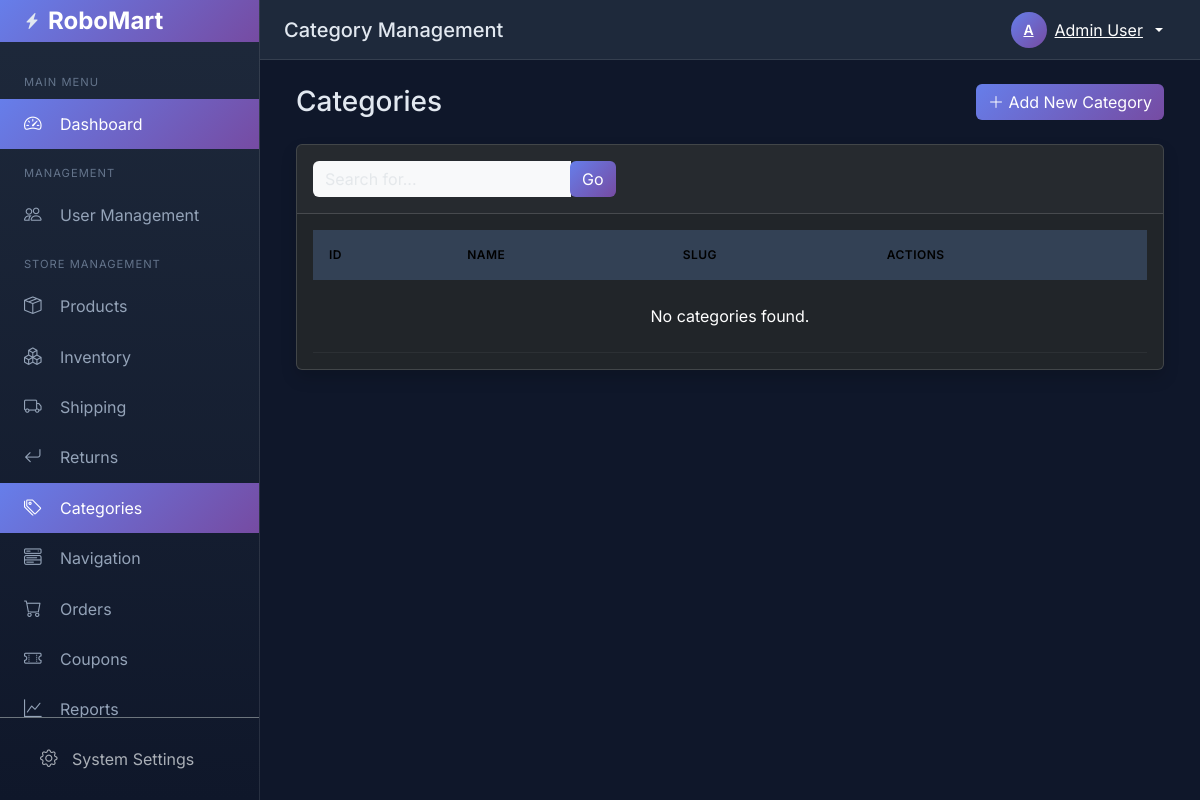
Page /backend/categories/index.php (signed in) on the earlier database version.
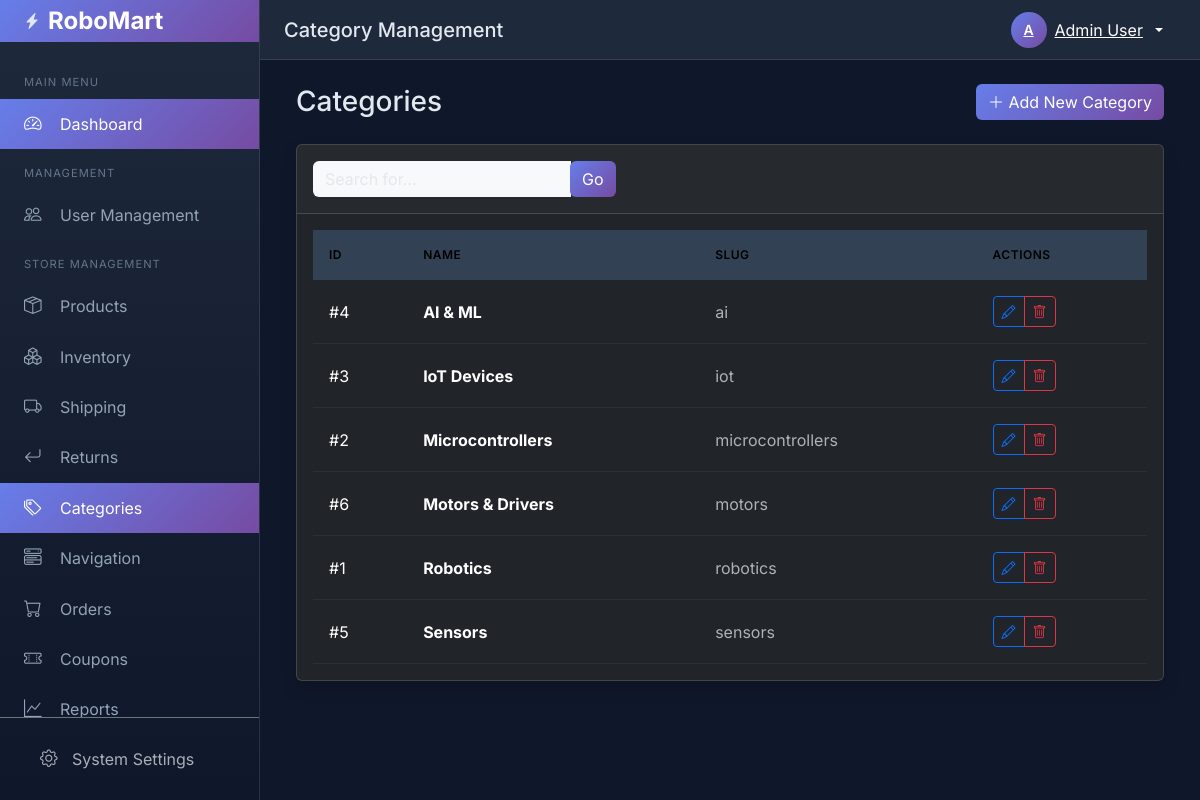
Same page on the later database version.
### tables this page shows
CREATE TABLE IF NOT EXISTS categories (
    id INT AUTO_INCREMENT PRIMARY KEY,
    name VARCHAR(100) NOT NULL,
    slug VARCHAR(100) NOT NULL UNIQUE,
    description TEXT,
    show_in_nav TINYINT(1) DEFAULT 1,
    nav_order INT DEFAULT 0,
    created_at TIMESTAMP DEFAULT CURRENT_TIMESTAMP
);

### functions.php (called while the page is built, shortened)
<?php
function is_logged_in() {
    return true;
}
function is_admin() {
    return isset($_SESSION['role']) && $_SESSION['role'] === 'admin';
}
function check_permission($required_role) {
    $user_role = $_SESSION['role'];
    if ($user_role === 'admin') return true;
    return $user_role === $required_role;
}

### backend/categories/index.php (the view, shortened to what this page needs)
<?php
$page_title = 'Category Management';
include '../includes/header.php';
include '../includes/sidebar.php';
$search = isset($_GET['search']) ? trim($_GET['search']) : '';
if ($search) {
    $stmt = $pdo->prepare("SELECT * FROM categories WHERE name LIKE ? ORDER BY name ASC");
    $stmt->execute(["%$search%"]);
} else {
    $stmt = $pdo->query("SELECT * FROM categories ORDER BY name ASC");
}
$categories = $stmt->fetchAll();
?>
<div class="container-fluid">
    <div class="d-flex justify-content-between align-items-center mb-4">
        <h2 class="h3 mb-0 text-gray-800">Categories</h2>
        <a href="add.php" class="btn btn-primary">
            <i class="bi bi-plus-lg"></i> Add New Category
        </a>
    </div>
    <div class="card shadow mb-4">
        <div class="card-header py-3">
            <form class="d-none d-sm-inline-block form-inline mr-auto ml-md-3 my-2 my-md-0 mw-100 navbar-search">
                <div class="input-group">
                    <input type="text" name="search" class="form-control bg-light border-0 small" placeholder="Search for..." value="<?php echo htmlspecialchars($search); ?>">
                    <div class="input-group-append">
                        <button class="btn btn-primary" type="submit">
                            <i class="fas fa-search fa-sm"></i> Go
                        </button>
                    </div>
                </div>
            </form>
        </div>
        <div class="card-body">
            <div class="table-responsive">
                <table class="table table-hover align-middle">
                    <thead class="table-light">
                        <tr>
                            <th>ID</th>
                            <th>Name</th>
                            <th>Slug</th>
                            <th>Actions</th>
                        </tr>
                    </thead>
                    <tbody>
                        <?php if (empty($categories)): ?>
                            <tr><td colspan="4" class="text-center py-4">No categories found.</td></tr>
                        <?php else: ?>
                            <?php foreach ($categories as $cat): ?>
                            <tr>
                                <td>#<?php echo $cat['id']; ?></td>
                                <td class="fw-bold"><?php echo htmlspecialchars($cat['name']); ?></td>
                                <td class="text-muted"><?php echo htmlspecialchars($cat['slug']); ?></td>
                                <td>
                                    <div class="btn-group btn-group-sm">
                                        <a href="edit.php?id=<?php echo $cat['id']; ?>" class="btn btn-outline-primary" title="Edit">
                                            <i class="bi bi-pencil"></i>
                                        </a>
                                        <button type="button" class="btn btn-outline-danger" data-bs-toggle="modal" data-bs-target="#deleteModal<?php echo $cat['id']; ?>" title="Delete">
                                            <i class="bi bi-trash"></i>
                                        </button>
                                    </div>
                                </td>
                            </tr>
                            <?php endforeach; ?>
                        <?php endif; ?>
                    </tbody>
                </table>
            </div>
        </div>
    </div>
</div>
<?php include '../includes/footer.php'; ?>

### backend/includes/header.php (shortened to what this page needs)
<!DOCTYPE html>
<html lang="en" data-bs-theme="dark">
<head>
    <link href="https://cdn.jsdelivr.net/npm/bootstrap@5.3.2/dist/css/bootstrap.min.css" rel="stylesheet">
    <link href="https://cdn.jsdelivr.net/npm/bootstrap-icons@1.11.2/font/bootstrap-icons.css" rel="stylesheet">
</head>
<body>

### backend/includes/sidebar.php (shortened to what this page needs)
<nav class="sidebar">
    <div class="sidebar-brand">
        <i class="bi bi-lightning-charge-fill me-2"></i>
        <h4>RoboMart</h4>
    </div>
    <div class="sidebar-nav">
        <div class="nav-section-title">Main Menu</div>
        <a href="<?php echo SITE_URL; ?>/backend/index.php"
           class="nav-link <?php echo basename($_SERVER['PHP_SELF']) == 'index.php' && !strpos($_SERVER['PHP_SELF'], 'users') ? 'active' : ''; ?>">
            <i class="bi bi-speedometer2"></i>
            Dashboard
        </a>
        <?php if (check_permission('admin')): ?>
        <div class="nav-section-title">Management</div>
        <a href="<?php echo SITE_URL; ?>/backend/users/index.php"
           class="nav-link <?php echo strpos($_SERVER['PHP_SELF'], 'users') !== false ? 'active' : ''; ?>">
            <i class="bi bi-people"></i>
            User Management
        </a>
        <?php endif; ?>
        <?php if (check_permission('admin') || check_permission('warehouse_manager')): ?>
        <div class="nav-section-title">Store Management</div>
        <a href="<?php echo SITE_URL; ?>/backend/products/index.php" class="nav-link <?php echo strpos($_SERVER['PHP_SELF'], 'products') !== false ? 'active' : ''; ?>">
            <i class="bi bi-box-seam"></i>
            Products
        </a>
        <a href="<?php echo SITE_URL; ?>/backend/inventory/index.php" class="nav-link <?php echo strpos($_SERVER['PHP_SELF'], 'inventory') !== false ? 'active' : ''; ?>">
            <i class="bi bi-boxes"></i>
            Inventory
        </a>
        <a href="<?php echo SITE_URL; ?>/backend/shipping/index.php" class="nav-link <?php echo strpos($_SERVER['PHP_SELF'], 'shipping') !== false ? 'active' : ''; ?>">
            <i class="bi bi-truck"></i>
            Shipping
        </a>
        <a href="<?php echo SITE_URL; ?>/backend/returns/index.php" class="nav-link <?php echo strpos($_SERVER['PHP_SELF'], 'returns') !== false ? 'active' : ''; ?>">
            <i class="bi bi-arrow-return-left"></i>
            Returns
        </a>
        <a href="<?php echo SITE_URL; ?>/backend/categories/index.php" class="nav-link <?php echo strpos($_SERVER['PHP_SELF'], 'categories') !== false ? 'active' : ''; ?>">
            <i class="bi bi-tags"></i>
            Categories
        </a>
        <a href="<?php echo SITE_URL; ?>/backend/navigation/index.php" class="nav-link <?php echo strpos($_SERVER['PHP_SELF'], 'navigation') !== false ? 'active' : ''; ?>">
            <i class="bi bi-menu-button-wide"></i>
            Navigation
        </a>
        <?php endif; ?>
        <?php if (check_permission('admin') || check_permission('sales_manager')): ?>
        <a class="nav-link <?php echo strpos($_SERVER['PHP_SELF'], '/orders/') !== false ? 'active' : ''; ?>"
           href="<?php echo SITE_URL; ?>/backend/orders/index.php">
            <i class="bi bi-cart"></i>
            Orders
        </a>
        <a class="nav-link <?php echo strpos($_SERVER['PHP_SELF'], '/coupons/') !== false ? 'active' : ''; ?>"
           href="<?php echo SITE_URL; ?>/backend/coupons/index.php">
            <i class="bi bi-ticket-perforated"></i>
            Coupons
        </a>
        <a class="nav-link <?php echo strpos($_SERVER['PHP_SELF'], '/reports/') !== false ? 'active' : ''; ?>"
           href="<?php echo SITE_URL; ?>/backend/reports/index.php">
            <i class="bi bi-graph-up"></i>
            Reports
        </a>
        <?php endif; ?>
    </div>
    <?php if (is_admin()): ?>
    <div class="mt-auto p-3 border-top border-secondary">
        <a href="<?php echo SITE_URL; ?>/backend/settings/index.php" class="nav-link text-muted small">
            <i class="bi bi-gear me-2"></i>System Settings
        </a>
    </div>
    <?php endif; ?>
</nav>
<div class="main-content">
    <header class="top-header">
        <div class="d-flex align-items-center">
            <h5 class="mb-0"><?php echo isset($page_title) ? $page_title : 'Dashboard'; ?></h5>
        </div>
        <div class="d-flex align-items-center gap-3">
            <div class="dropdown">
                <button class="btn btn-link text-white dropdown-toggle d-flex align-items-center gap-2"
                        type="button" data-bs-toggle="dropdown">
                    <div class="avatar">
                        <?php echo strtoupper(substr($_SESSION['full_name'], 0, 1)); ?>
                    </div>
                    <span class="d-none d-md-inline"><?php echo htmlspecialchars($_SESSION['full_name']); ?></span>
                </button>
            </div>
        </div>
    </header>
    <div class="content-wrapper">

### backend/includes/footer.php (shortened to what this page needs)
    </div>
</div>
</body>
</html>

### backend/includes/header.php (style rules this page uses)
:root { --sidebar-width: 260px; --header-height: 60px; --primary-gradient: linear-gradient(135deg, #667eea 0%, #764ba2 100%); }
body { font-family: 'Inter', sans-serif; background-color: #0f172a; color: #e2e8f0; }
.sidebar { position: fixed; top: 0; left: 0; width: var(--sidebar-width); height: 100vh; background: linear-gradient(180deg, #1e293b 0%, #0f172a 100%); border-right: 1px solid rgba(255,255,255,0.1); z-index: 1000; transition: transform 0.3s ease; display: flex; flex-direction: column; overflow: hidden; }
.sidebar-brand { height: var(--header-height); display: flex; align-items: center; padding: 0 1.5rem; background: var(--primary-gradient); }
.sidebar-brand h4 { margin: 0; font-weight: 700; color: #fff; }
.sidebar-nav { padding: 1rem 0; flex-grow: 1; overflow-y: auto; }
.nav-link { display: flex; align-items: center; padding: 0.75rem 1.5rem; color: #94a3b8; border-radius: 0; transition: all 0.2s ease; }
.nav-link.active { background: var(--primary-gradient); color: #fff; }
.nav-link i { width: 24px; margin-right: 12px; font-size: 1.1rem; }
.nav-section-title { padding: 1rem 1.5rem 0.5rem; font-size: 0.7rem; text-transform: uppercase; letter-spacing: 1px; color: #64748b; }
.main-content { margin-left: var(--sidebar-width); min-height: 100vh; }
.top-header { height: var(--header-height); background: #1e293b; border-bottom: 1px solid rgba(255,255,255,0.1); display: flex; align-items: center; justify-content: space-between; padding: 0 1.5rem; position: sticky; top: 0; z-index: 999; }
.table { margin: 0; color: #e2e8f0; }
.table thead th { background: #334155; border-bottom: none; padding: 1rem; font-weight: 600; text-transform: uppercase; font-size: 0.75rem; letter-spacing: 0.5px; }
.table tbody td { padding: 1rem; border-color: rgba(255,255,255,0.05); vertical-align: middle; }
.btn-primary { background: var(--primary-gradient); border: none; }
.form-control, .form-select { background: #1e293b; border: 1px solid rgba(255,255,255,0.1); color: #e2e8f0; }
.content-wrapper { padding: 1.5rem; }
.avatar { width: 36px; height: 36px; border-radius: 50%; background: var(--primary-gradient); display: flex; align-items: center; justify-content: center; font-weight: 600; font-size: 0.875rem; }

Differences in the rows shown:
added categories: id "4", name "AI & ML", slug "ai"
added categories: id "3", name "IoT Devices", slug "iot"
added categories: id "2", name "Microcontrollers", slug "microcontrollers"
added categories: id "6", name "Motors & Drivers", slug "motors"
added categories: id "1", name "Robotics", slug "robotics"
added categories: id "5", name "Sensors", slug "sensors"
Other differences:
text no longer shown: "No categories found."
